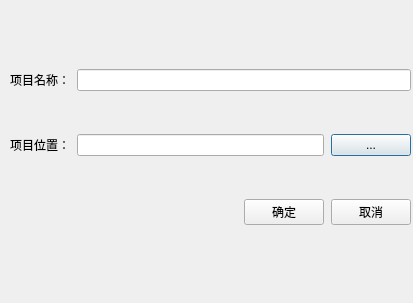
<?xml version="1.0" encoding="UTF-8"?>
<ui version="4.0">
 <class>Dialog</class>
 <widget class="QDialog" name="Dialog">
  <property name="geometry">
   <rect>
    <x>0</x>
    <y>0</y>
    <width>413</width>
    <height>303</height>
   </rect>
  </property>
  <property name="windowTitle">
   <string>Dialog</string>
  </property>
  <widget class="QWidget" name="layoutWidget">
   <property name="geometry">
    <rect>
     <x>10</x>
     <y>33</y>
     <width>401</width>
     <height>231</height>
    </rect>
   </property>
   <layout class="QVBoxLayout" name="verticalLayout" stretch="3,3,1">
    <property name="spacing">
     <number>7</number>
    </property>
    <item>
     <layout class="QHBoxLayout" name="horizontalLayout_3">
      <item>
       <widget class="QLabel" name="label_2">
        <property name="text">
         <string>项目名称：</string>
        </property>
       </widget>
      </item>
      <item>
       <widget class="QLineEdit" name="project_name"/>
      </item>
     </layout>
    </item>
    <item>
     <layout class="QHBoxLayout" name="horizontalLayout_2">
      <item>
       <widget class="QLabel" name="label">
        <property name="text">
         <string>项目位置：</string>
        </property>
       </widget>
      </item>
      <item>
       <widget class="QLineEdit" name="project_location">
        <property name="enabled">
         <bool>true</bool>
        </property>
       </widget>
      </item>
      <item>
       <widget class="QPushButton" name="choose_location">
        <property name="text">
         <string>...</string>
        </property>
       </widget>
      </item>
     </layout>
    </item>
    <item>
     <layout class="QHBoxLayout" name="horizontalLayout">
      <item>
       <spacer name="horizontalSpacer">
        <property name="orientation">
         <enum>Qt::Horizontal</enum>
        </property>
        <property name="sizeHint" stdset="0">
         <size>
          <width>40</width>
          <height>20</height>
         </size>
        </property>
       </spacer>
      </item>
      <item>
       <widget class="QPushButton" name="btn_ok">
        <property name="text">
         <string>确定</string>
        </property>
       </widget>
      </item>
      <item>
       <widget class="QPushButton" name="btn_cancel">
        <property name="text">
         <string>取消</string>
        </property>
       </widget>
      </item>
     </layout>
    </item>
   </layout>
  </widget>
 </widget>
 <resources/>
 <connections/>
</ui>
